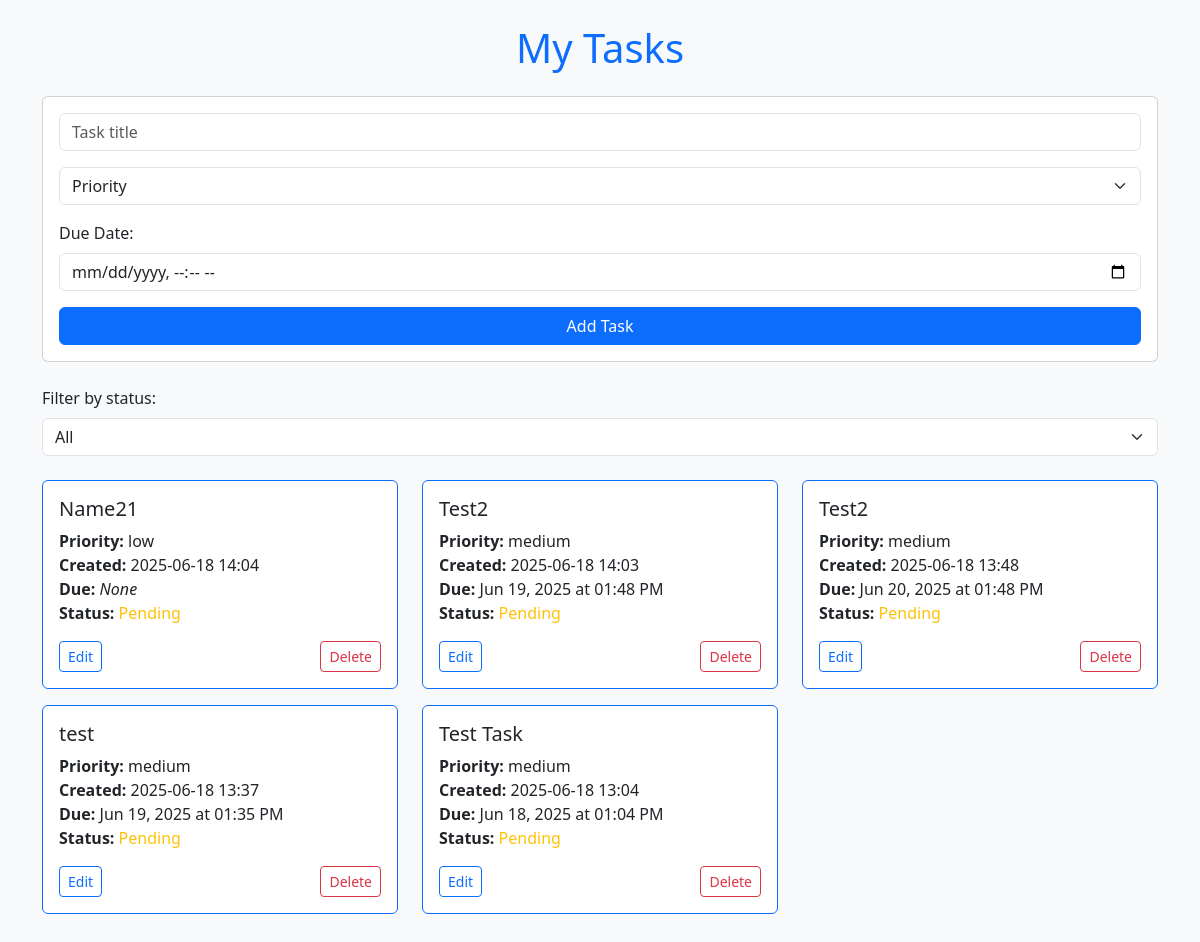
/tasks, run on an earlier commit of the app's database.
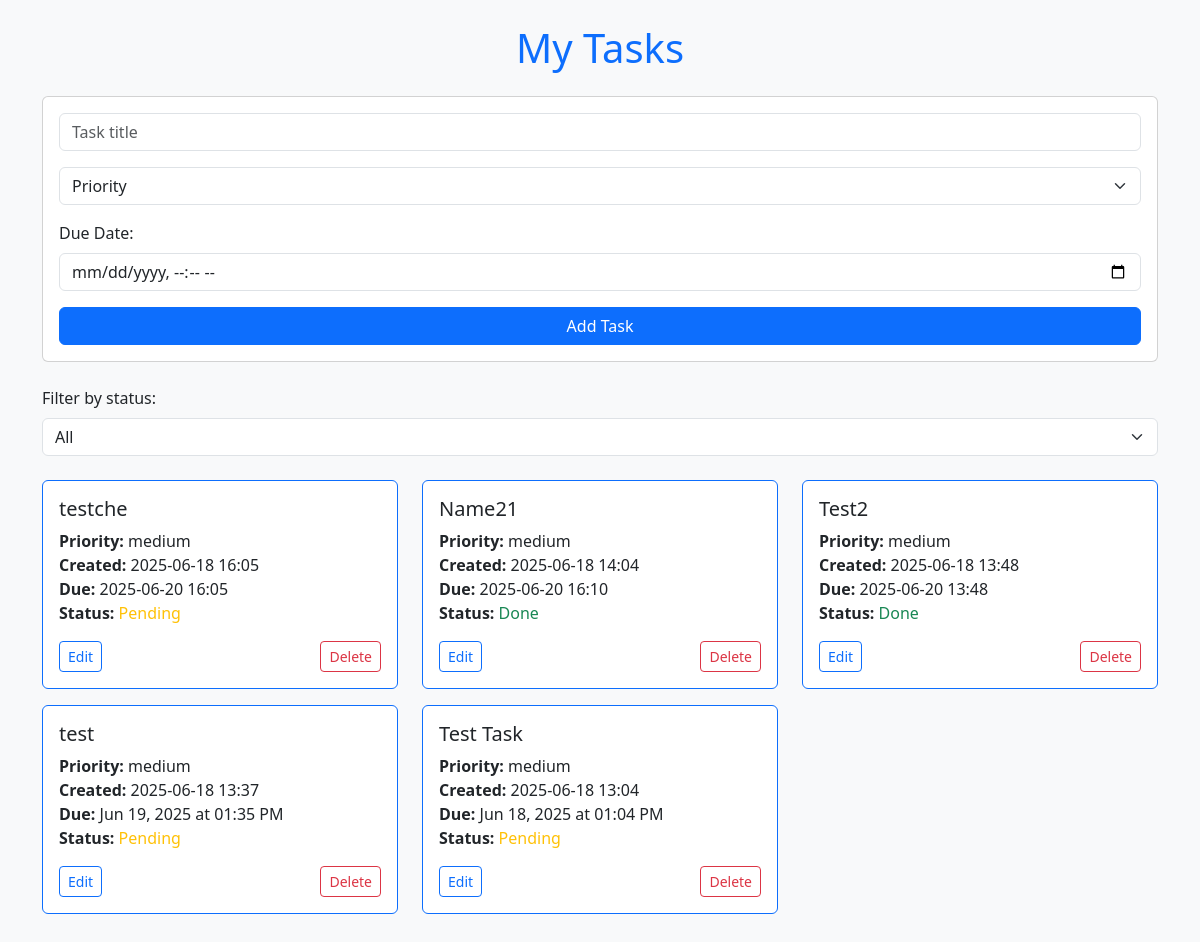
And on a later commit of the database.
### tables this page shows
CREATE TABLE tasks (
        id INTEGER PRIMARY KEY AUTOINCREMENT,
        title TEXT NOT NULL,
        done BOOLEAN NOT NULL DEFAULT 0,
        priority TEXT,
        due_date TEXT,             
        created_at TEXT NOT NULL          
 
       );

### app.py (the view, shortened to what this page needs)
@app.route("/tasks", methods=["GET", "POST"])
def tasks():
    if request.method == "GET":
        status_filter = request.args.get("status")  # Get filter from query params
        try:
            tasks = get_tasks_filtered(status_filter)
        except Exception as e:
            print(f"Error retrieving tasks: {e}")
            return "Failed to retrieve tasks", 500
        return render_template("index.html", tasks=tasks, error=None, form_data=None, reopen_id=None, status_filter=status_filter)

### app.py (called while the page is built)
def get_tasks_filtered(status=None):
    conn = None
    try:
        conn = sqlite3.connect("tasks.db")
        cursor = conn.cursor()
        base_query = "SELECT * FROM tasks"
        params = []
        if status == "done":
            base_query += " WHERE done = 1"
        elif status == "pending":
            base_query += " WHERE done = 0"
        base_query += " ORDER BY created_at DESC"
        cursor.execute(base_query, params)
        tasks = cursor.fetchall()
    except sqlite3.Error as e:
        print(f"Database error: {e}")
        raise
    finally:
        if conn:
            conn.close()
    return tasks

@app.template_filter('datetimeformat')
def datetimeformat(value):
    try:
        return datetime.strptime(value, "%Y-%m-%dT%H:%M").strftime("%b %d, %Y at %I:%M %p")
    except Exception:
        return value

### templates/index.html (shortened to what this page needs)
<!DOCTYPE html>
<html lang="en">
<head>
    <link href="https://cdn.jsdelivr.net/npm/bootstrap@5.3.3/dist/css/bootstrap.min.css" rel="stylesheet">
</head>
<body
    class="bg-light p-4"
>
<div class="container">
    <h1 id="main-header" class="mb-4 text-primary text-center">My Tasks</h1>
    <form method="POST" action="/tasks" id="add-form" class="card p-3 mb-4">
        <div class="mb-3">
            <input type="text" name="title" class="form-control" placeholder="Task title" required
                   value="{{ form_data.title if form_data else '' }}" />
        </div>
        <div class="mb-3">
            <select name="priority" class="form-select" required>
                <option value="">Priority</option>
            </select>
        </div>
        <div class="mb-3">
            <label for="due_date" class="form-label">Due Date:</label>
            <input type="datetime-local" name="due_date" class="form-control"
                   value="{{ form_data.due_date if form_data else '' }}" />
        </div>
        <button type="submit" class="btn btn-primary">Add Task</button>
    </form>
    <form method="GET" action="/tasks" id="filter-form" class="mb-4">
        <div class="mb-3">
            <label for="status" class="form-label">Filter by status:</label>
            <select name="status" id="status" class="form-select" onchange="this.form.submit()">
                <option value="" {% if not status_filter %}selected{% endif %}>All</option>
            </select>
        </div>
    </form>
    <div id="task-list" class="row">
        {% for task in tasks %}
            <div class="col-md-6 col-lg-4 mb-3">
                <div class="card h-100 border-primary">
                    <div class="card-body">
                        <h5 class="card-title">{{ task[1] }}</h5>
                        <p class="card-text">
                            <strong>Priority:</strong> {{ task[3] or 'None' }}<br>
                            <strong>Created:</strong> {{ task[5] }}<br>
                            <strong>Due:</strong>
                            {% if task[4] %}
                                {{ task[4]|datetimeformat }}
                            {% else %}
                                <em>None</em>
                            {% endif %}<br>
                            <strong>Status:</strong>
                            {% if task[2] %}
                                <span class="text-success">Done</span>
                            {% else %}
                                <span class="text-warning">Pending</span>
                            {% endif %}
                        </p>
                        <div class="d-flex justify-content-between">
                            <button class="btn btn-sm btn-outline-primary edit-btn"
                                data-task-id="{{ task[0] }}"
                                data-title="{{ task[1] }}"
                                data-done="{{ 1 if task[2] else 0 }}"
                                data-priority="{{ task[3] }}"
                                data-due-date="{{ (task[4] or '')|replace(' ', 'T') }}"
                            >Edit</button>
                            <form method="POST" action="/delete/{{ task[0] }}">
                                <button type="submit" class="btn btn-sm btn-outline-danger"
                                        onclick="return confirm('Are you sure you want to delete this task?');">
                                    Delete
                                </button>
                            </form>
                        </div>
                    </div>
                </div>
            </div>
        {% else %}
            <p>No tasks yet!</p>
        {% endfor %}
    </div>
</div>
</body>
</html>

What changed in the data, as far as the page shows it:
removed tasks: title "Test2", priority "medium", created_at "2025-06-18 14:03", due_date "Jun 19, 2025 at 01:48 PM", done "Pending"
added tasks: title "testche", priority "medium", created_at "2025-06-18 16:05", due_date "2025-06-20 16:05", done "Pending"
changed tasks "Name21": priority "low" → "medium"; due_date (not shown) → "2025-06-20 16:10"; done "Pending" → "Done"; no longer shows "None"
changed tasks "Test2": due_date "Jun 20, 2025 at 01:48 PM" → "2025-06-20 13:48"; done "Pending" → "Done"
